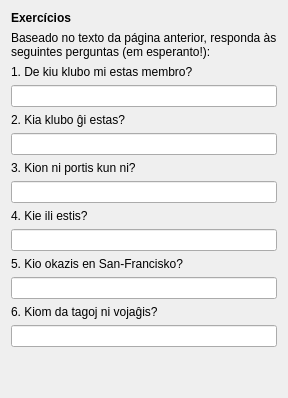
     <widget class="QWidget" name="Sendas1_Lec07">
      <attribute name="icon">
       <iconset resource="ikonoj.qrc">
        <normaloff>:/ikonoj/sendas_24.png</normaloff>:/ikonoj/sendas_24.png</iconset>
      </attribute>
      <attribute name="title">
       <string>4</string>
      </attribute>
      <layout class="QVBoxLayout" name="verticalLayout_4" stretch="0,0,2,1">
       <item>
        <widget class="titolo" name="Lec07_Label4">
         <property name="maximumSize">
          <size>
           <width>16777215</width>
           <height>30</height>
          </size>
         </property>
         <property name="font">
          <font>
           <weight>75</weight>
           <bold>true</bold>
          </font>
         </property>
         <property name="text">
          <string>Exercícios</string>
         </property>
         <property name="wordWrap">
          <bool>true</bool>
         </property>
        </widget>
       </item>
       <item>
        <widget class="QLabel" name="Lec07_Label566">
         <property name="text">
          <string>Baseado no texto da página anterior, responda às seguintes perguntas (em esperanto!):</string>
         </property>
         <property name="wordWrap">
          <bool>true</bool>
         </property>
        </widget>
       </item>
       <item>
        <layout class="QVBoxLayout" name="verticalLayout_3">
         <item>
          <layout class="QVBoxLayout" name="verticalLayout_229">
           <item>
            <widget class="QLabel" name="Label385_4">
             <property name="text">
              <string>1. De kiu klubo mi estas membro?</string>
             </property>
             <property name="alignment">
              <set>Qt::AlignBottom|Qt::AlignLeading|Qt::AlignLeft</set>
             </property>
             <property name="wordWrap">
              <bool>true</bool>
             </property>
             <property name="buddy">
              <cstring>lineEdit_63</cstring>
             </property>
             <property name="lingvo" stdset="0">
              <string>eo</string>
             </property>
            </widget>
           </item>
           <item>
            <widget class="cx_edit" name="lineEdit_63">
             <property name="maximumSize">
              <size>
               <width>16777215</width>
               <height>16777215</height>
              </size>
             </property>
            </widget>
           </item>
          </layout>
         </item>
         <item>
          <layout class="QVBoxLayout" name="verticalLayout_230">
           <item>
            <widget class="QLabel" name="Label386_4">
             <property name="text">
              <string>2. Kia klubo ĝi estas?</string>
             </property>
             <property name="alignment">
              <set>Qt::AlignBottom|Qt::AlignLeading|Qt::AlignLeft</set>
             </property>
             <property name="wordWrap">
              <bool>true</bool>
             </property>
             <property name="buddy">
              <cstring>lineEdit_64</cstring>
             </property>
             <property name="lingvo" stdset="0">
              <string>eo</string>
             </property>
            </widget>
           </item>
           <item>
            <widget class="cx_edit" name="lineEdit_64">
             <property name="maximumSize">
              <size>
               <width>16777215</width>
               <height>16777215</height>
              </size>
             </property>
            </widget>
           </item>
          </layout>
         </item>
         <item>
          <layout class="QVBoxLayout" name="verticalLayout_231">
           <item>
            <widget class="QLabel" name="Label387_4">
             <property name="text">
              <string>3. Kion ni portis kun ni?</string>
             </property>
             <property name="alignment">
              <set>Qt::AlignBottom|Qt::AlignLeading|Qt::AlignLeft</set>
             </property>
             <property name="wordWrap">
              <bool>true</bool>
             </property>
             <property name="buddy">
              <cstring>lineEdit_65</cstring>
             </property>
             <property name="lingvo" stdset="0">
              <string>eo</string>
             </property>
            </widget>
           </item>
           <item>
            <widget class="cx_edit" name="lineEdit_65">
             <property name="maximumSize">
              <size>
               <width>16777215</width>
               <height>16777215</height>
              </size>
             </property>
            </widget>
           </item>
          </layout>
         </item>
         <item>
          <layout class="QVBoxLayout" name="verticalLayout_232">
           <item>
            <widget class="QLabel" name="Label388_4">
             <property name="text">
              <string>4. Kie ili estis?</string>
             </property>
             <property name="alignment">
              <set>Qt::AlignBottom|Qt::AlignLeading|Qt::AlignLeft</set>
             </property>
             <property name="wordWrap">
              <bool>true</bool>
             </property>
             <property name="buddy">
              <cstring>lineEdit_66</cstring>
             </property>
             <property name="lingvo" stdset="0">
              <string>eo</string>
             </property>
            </widget>
           </item>
           <item>
            <widget class="cx_edit" name="lineEdit_66">
             <property name="maximumSize">
              <size>
               <width>16777215</width>
               <height>16777215</height>
              </size>
             </property>
            </widget>
           </item>
          </layout>
         </item>
         <item>
          <layout class="QVBoxLayout" name="verticalLayout_233">
           <item>
            <widget class="QLabel" name="Label389_4">
             <property name="text">
              <string>5. Kio okazis en San-Francisko?</string>
             </property>
             <property name="alignment">
              <set>Qt::AlignBottom|Qt::AlignLeading|Qt::AlignLeft</set>
             </property>
             <property name="wordWrap">
              <bool>true</bool>
             </property>
             <property name="buddy">
              <cstring>lineEdit_67</cstring>
             </property>
             <property name="lingvo" stdset="0">
              <string>eo</string>
             </property>
            </widget>
           </item>
           <item>
            <widget class="cx_edit" name="lineEdit_67">
             <property name="maximumSize">
              <size>
               <width>16777215</width>
               <height>16777215</height>
              </size>
             </property>
            </widget>
           </item>
          </layout>
         </item>
         <item>
          <layout class="QVBoxLayout" name="verticalLayout_234">
           <item>
            <widget class="QLabel" name="Label388_5">
             <property name="text">
              <string>6. Kiom da tagoj ni vojaĝis?</string>
             </property>
             <property name="alignment">
              <set>Qt::AlignBottom|Qt::AlignLeading|Qt::AlignLeft</set>
             </property>
             <property name="wordWrap">
              <bool>true</bool>
             </property>
             <property name="buddy">
              <cstring>lineEdit_68</cstring>
             </property>
             <property name="lingvo" stdset="0">
              <string>eo</string>
             </property>
            </widget>
           </item>
           <item>
            <widget class="cx_edit" name="lineEdit_68">
             <property name="maximumSize">
              <size>
               <width>16777215</width>
               <height>16777215</height>
              </size>
             </property>
            </widget>
           </item>
          </layout>
         </item>
        </layout>
       </item>
       <item>
        <spacer name="verticalSpacer_4">
         <property name="orientation">
          <enum>Qt::Vertical</enum>
         </property>
         <property name="sizeHint" stdset="0">
          <size>
           <width>20</width>
           <height>40</height>
          </size>
         </property>
        </spacer>
       </item>
      </layout>
     </widget>
